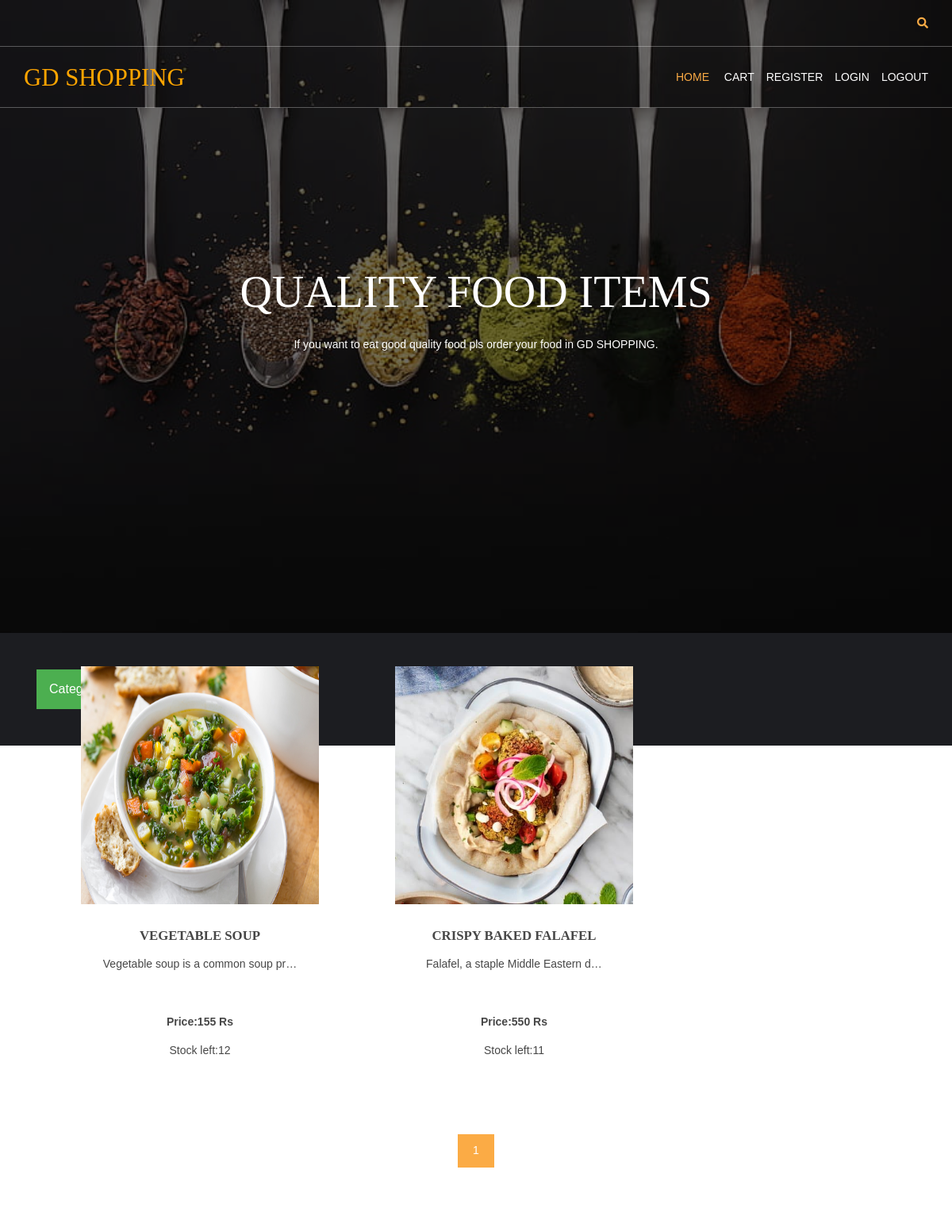
Page /vegetables/ on the committed database.
### shop/models.py (models this page shows, shortened)
class products(models.Model):
    name = models.CharField(max_length=100, unique=True)
    slug = models.SlugField(max_length=100, unique=True)
    img = models.ImageField(upload_to='product')
    desc = models.TextField()
    stock = models.IntegerField()
    available = models.BooleanField()
    price = models.IntegerField()
    category=models.ForeignKey(categ,on_delete=models.CASCADE)
    def get_url(self):
        return reverse('details', args=[self.category.slug, self.slug])

### shop/views.py (the view)
# urls.py: 2. Add a URL to urlpatterns:  path('', views.home, name='home')
def home(request,c_slug=None):
    c_page=None
    prodt=None
    if c_slug!=None:
        c_page=get_object_or_404(categ,slug=c_slug)
        prodt=products.objects.filter(category=c_page,available=True)
    else:
        prodt=products.objects.all().filter(available=True)
    cat=categ.objects.all()
    paginator=Paginator(prodt,4)
    try:
        page=int(request.GET.get('page','1'))
    except:
        page=1
    try:
        pro=paginator.page(page)
    except(EmptyPage,InvalidPage):
        pro=paginator.page(paginator.num_pages)
    return render(request,"index.html",{'pr':prodt,"ct":cat,'pg':pro})

### cart/context_processor.py (called while the page is built)
def count(request):
    item_count=0
    if 'admin' in request.path:
        return {}
    else:
        try:
            ct=cartlist.objects.filter(cart_id=c_id(request))
            cti=items.objects.all().filter(cart=ct[:1])
            for c in cti:
                item_count += c.quan
        except cartlist.DoesNotExist:
            item_count=0
        return dict(itc=item_count)

### cart/views.py (called while the page is built)
def c_id(request):
    ct_id=request.session.session_key
    if not ct_id:
        ct_id=request.session.create()
    return ct_id

### shop/models.py (called while the page is built)
    def get_url(self):
        return reverse('prod_cat',args=[self.slug])

### templates/index.html (shortened to what this page needs)
{% extends 'base.html' %}
{% load static %}
{% block content %}
<html lang="">
<head>
<link href="{% static 'hm/layout/styles/layout.css' %}" rel="stylesheet" type="text/css" media="all">
</head>
<body id="top">
<div class="bgded overlay" style="background-image:url({% static 'hm/images/demo/backgrounds/bg.jpg' %});">
  <div id="pageintro" class="hoc clear">
    <article>
      <h3 class="heading">QUALITY FOOD ITEMS</h3>
      <p>If you want to eat good quality food pls order your food in GD SHOPPING.</p>
    </article>
  </div>
</div>
<div class="dropdown">
  <button class="dropbtn">Categories</button>
</div>
<div class="wrapper row3">
  <main class="hoc container clear">
    <section id="introblocks">
      <ul class="nospace group btmspace-80">
        {% for i in pg.object_list %}
        <li class="one_third">
          <figure><a class="imgover" href="{{i.get_url}}"><img src="{{i.img.url}}" alt="" style="height:300;width:300";></a>
            <figcaption>
              <h6 class="heading">{{i.name}}</h6>
              <p>{{i.desc|truncatechars:35}}</p><br>
              <p><b>Price:{{i.price}} Rs</b></p>
              <p>Stock left:{{i.stock}}</p>
            </figcaption>
          </figure>
        </li>
        {% endfor %}
      </ul>
    </section>
    <center>
      {% for p in pg.paginator.page_range %}
      <a href="?page={{p}}" class="btn btn-light btn-sm {% if pg_number == p %} active {% endif %}">{{p}}</a>
      {% endfor %}
    </center>
  </main>
</div>
</body>
</html>
{% endblock %}

### static/hm/layout/styles/layout.css (style rules this page uses)
#pageintro { padding:200px 0 300px; }
#pageintro article, #pageintro article p { display:block; max-width:75%; margin:0 auto; text-align:center; }
#pageintro article p { max-width:65%; line-height:2rem; }
#pageintro .heading { margin-bottom:20px; font-size:4rem; }
.container { padding:80px 0; }
#introblocks { display:block; position:relative; margin:-180px 0 0 0; z-index:1; text-align:center; }
#introblocks figure figcaption { display:block; padding:30px 0 0 0; text-align:center; }
#introblocks figure figcaption .heading { font-size:1.2rem; font-weight:700; margin-bottom:0; }
*, *::before, *::after { transition:all .3s ease-in-out; }
body { color:#A5A6AA; background-color:#1C1D21; }
a { color:#FBAB45; }
.overlay { color:#FFFFFF; background-color:inherit; }
.overlay::after { color:inherit; background-color:rgba(0,0,0,.55); }
.btn, .btn.inverse:hover { color:#FFFFFF; background-color:#FBAB45; border-color:#FBAB45; }
.imgover, .imgover:hover::after { color:#FFFFFF; }
.row3 { color:#474747; background-color:#FFFFFF; }
#pageintro { color:#FFFFFF; }
@media screen and (min-width:1140px) { .hoc { max-width:1140px; } }

### static/hm/layout/styles/framework.css (style rules this page uses)
html { overflow-y:scroll; overflow-x:hidden; }
html, body { margin:0; padding:0; font-size:14px; line-height:1.6em; }
*, *::before, *::after { box-sizing:border-box; }
.nospace { margin:0; padding:0; list-style:none; }
.overlay { position:relative; z-index:1; }
.overlay::after { display:block; position:absolute; top:0; left:0; width:100%; height:100%; content:""; z-index:-1; }
.bgded { background-position:top center; background-repeat:no-repeat; background-size:cover; }
.btn { display:inline-block; padding:8px 18px 10px; text-transform:uppercase; border:1px solid; }
.clear, .group { display:block; }
.clear::before, .clear::after, .group::before, .group::after { display:table; content:""; }
.clear, .clear::after, .group, .group::after { clear:both; }
a { outline:none; text-decoration:none; }
img { width:auto; max-width:100%; height:auto; margin:0; padding:0; border:none; line-height:normal; vertical-align:middle; }
.imgover { display:inline-block; position:relative; max-width:100%; }
.imgover::before, .imgover::after { display:block; position:absolute; content:""; text-align:center; opacity:0; }
.imgover::before { top:0; right:0; bottom:0; left:0; }
.imgover::after { top:50%; left:50%; width:50px; height:50px; line-height:50px; margin:-25px 0 0 -25px; font-family:"Font Awesome\ 5 Free"; font-weight:900; content:"\f067"; font-size:28px; }
body, input, textarea, select { font-family:Verdana, Geneva, sans-serif; }
h1, h2, h3, h4, h5, h6, .heading { font-family:Georgia, "Times New Roman", Times, serif; }
label, input, textarea, select, button { display:block; resize:none; outline:none; color:inherit; font-size:inherit; font-family:inherit; vertical-align:middle; }
::placeholder { opacity:1; }
h1, h2, h3, h4, h5, h6, .heading { margin:0 0 20px 0; font-size:1.4rem; line-height:normal; font-weight:normal; text-transform:uppercase; }
.wrapper { display:block; position:relative; width:100%; margin:0; padding:0; text-align:left; word-wrap:break-word; }
.hoc { display:block; margin:0 auto; }
address, article, aside, figcaption, figure, footer, header, main, nav, section { display:block; margin:0; padding:0; }
.one_half, .one_third, .two_third, .one_quarter, .two_quarter, .three_quarter { display:inline-block; float:left; margin:0 0 0 4.21052%; list-style:none; }
.one_third { width:30.52631%; }
.btmspace-80 { margin-bottom:80px; }

### templates/index.html (style rules this page uses)
.dropbtn { background-color: #4CAF50; color: white; padding: 16px; font-size: 16px; border: none; cursor: pointer; }
.dropdown { position: relative; display: inline-block; padding: 46px; }

### rows in the picture
products: img (picture), name "VEGETABLE SOUP", desc "Vegetable soup is a common soup pr…", price "155", stock "12"
products: img (picture), name "CRISPY BAKED FALAFEL", desc "Falafel, a staple Middle Eastern d…", price "550", stock "11"

### other values in the picture
{{ p }} "1"
